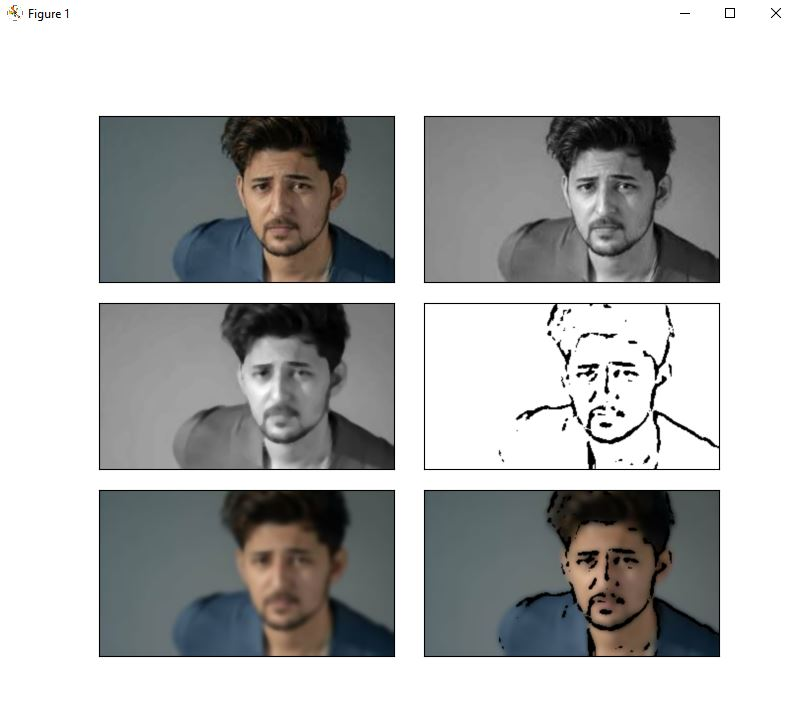
#> input picture Capture.JPG, 799 x 711 px
$ python -i cartoonify_image.py   (imports and definitions only)
#> lines starting #> are read from the running program, lines starting #| are printed output that depends on the picture; after the words box and inside, x2 and y2 are one past the last pixel; in counts of white or black regions, pixels touching at a corner belong together
import os
import sys
import tkinter as tk
from tkinter import *
from tkinter import filedialog

import cv2  # for image processing
import easygui  # to open the filebox
import imageio  # to read image stored at particular path
import matplotlib.pyplot as plt
import numpy as np  # to store image
from PIL import Image, ImageTk

# [4 lines not run here, left out]
# [1 line that did not run here, left out]

def upload():
    ImagePath=easygui.fileopenbox()
    cartoonify(ImagePath)


def cartoonify(ImagePath):
    # read the image
#> called with ImagePath = 'Capture.JPG'
    originalmage = cv2.imread(ImagePath)
#> originalmage is the input picture: shape (711, 799, 3); mean B, G, R 183.8, 184.1, 183.4
    originalmage = cv2.cvtColor(originalmage, cv2.COLOR_BGR2RGB)
    #print(image)  # image is stored in form of numbers

    # confirm that image is chosen
    if originalmage is None:
        print("Can not find any image. Choose appropriate file")
        sys.exit()

    ReSized1 = cv2.resize(originalmage, (960, 540))
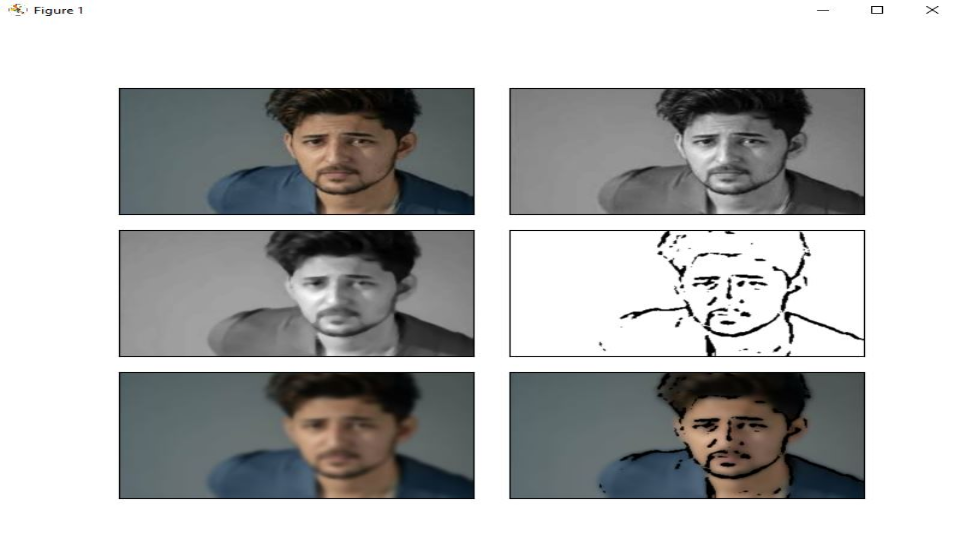
#> ReSized1: shape (540, 960, 3); mean R, G, B 183.1, 183.8, 183.5
    #plt.imshow(ReSized1, cmap='gray')


    #converting an image to grayscale
    grayScaleImage= cv2.cvtColor(originalmage, cv2.COLOR_BGR2GRAY)
    ReSized2 = cv2.resize(grayScaleImage, (960, 540))
    #plt.imshow(ReSized2, cmap='gray')


    #applying median blur to smoothen an image
    smoothGrayScale = cv2.medianBlur(grayScaleImage, 5)
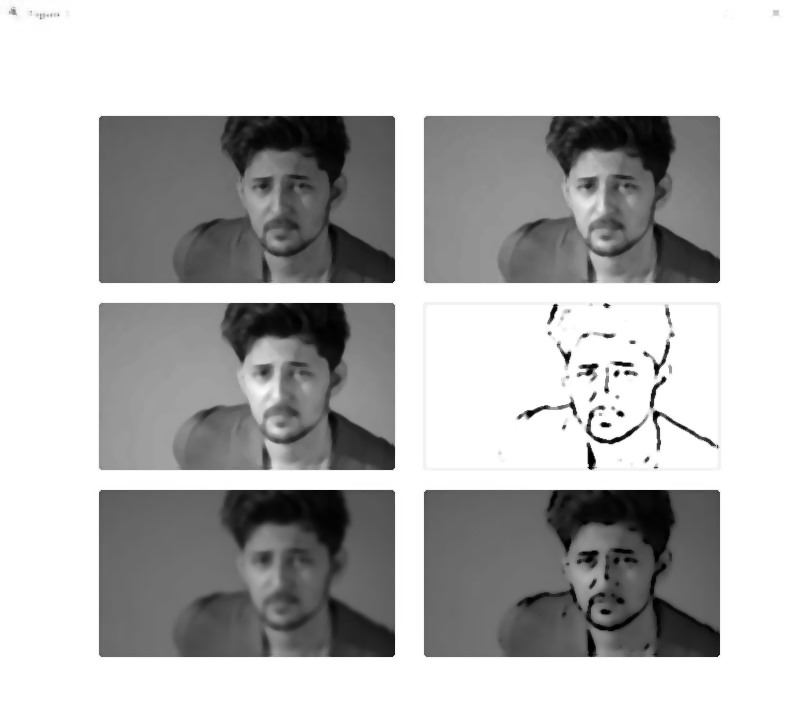
#> smoothGrayScale: shape (711, 799); min 0, max 255, mean 185.6
    ReSized3 = cv2.resize(smoothGrayScale, (960, 540))
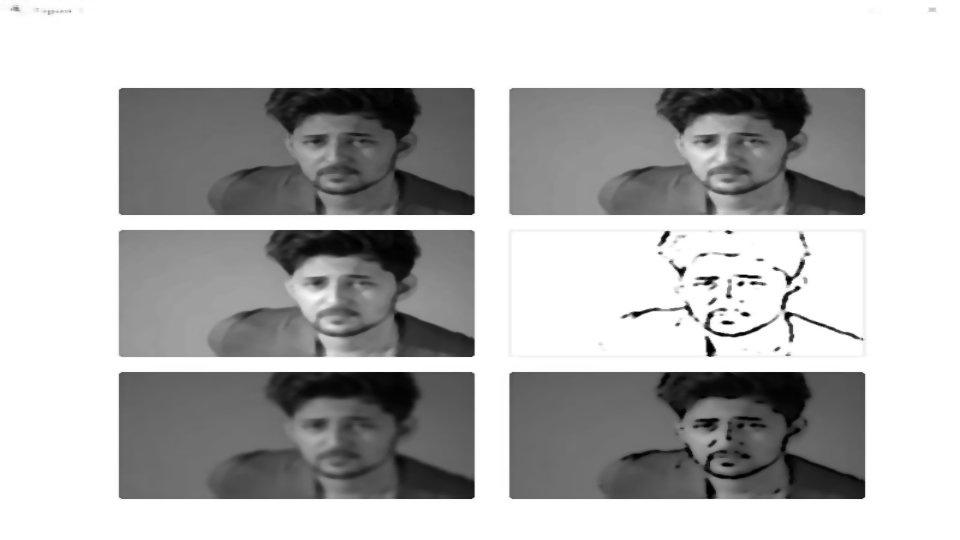
#> ReSized3: shape (540, 960); min 0, max 255, mean 185.4
    #plt.imshow(ReSized3, cmap='gray')

    #retrieving the edges for cartoon effect
    #by using thresholding technique
    getEdge = cv2.adaptiveThreshold(smoothGrayScale, 255,
        cv2.ADAPTIVE_THRESH_MEAN_C,
        cv2.THRESH_BINARY, 9, 9)
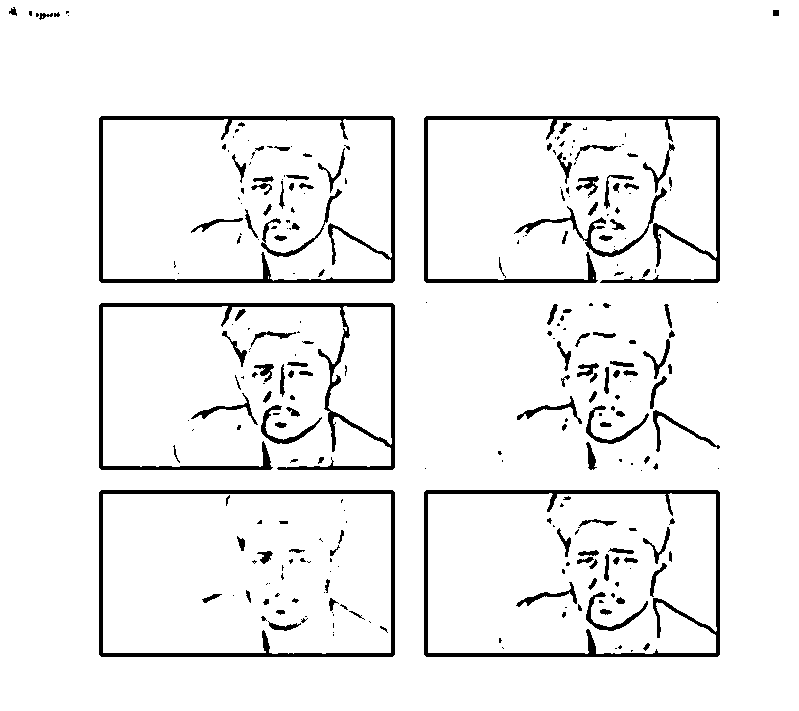
#> getEdge: shape (711, 799); 94% white; 276 black regions (141 under 20 px), largest, box (x1, y1, x2, y2) and area: (99, 303, 395, 470) 4713, (424, 116, 720, 283) 4275, (424, 490, 720, 657) 4253

    ReSized4 = cv2.resize(getEdge, (960, 540))
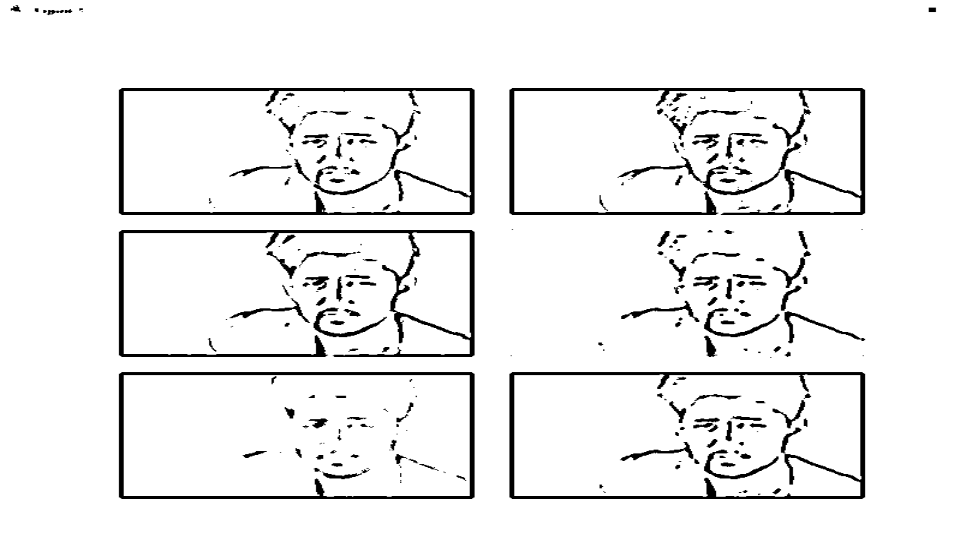
#> ReSized4: shape (540, 960); min 0, max 255, mean 239.7
    #plt.imshow(ReSized4, cmap='gray')

    #applying bilateral filter to remove noise
    #and keep edge sharp as required
    colorImage = cv2.bilateralFilter(originalmage, 9, 300, 300)
    ReSized5 = cv2.resize(colorImage, (960, 540))
    #plt.imshow(ReSized5, cmap='gray')


    #masking edged image with our "BEAUTIFY" image
    cartoonImage = cv2.bitwise_and(colorImage, colorImage, mask=getEdge)
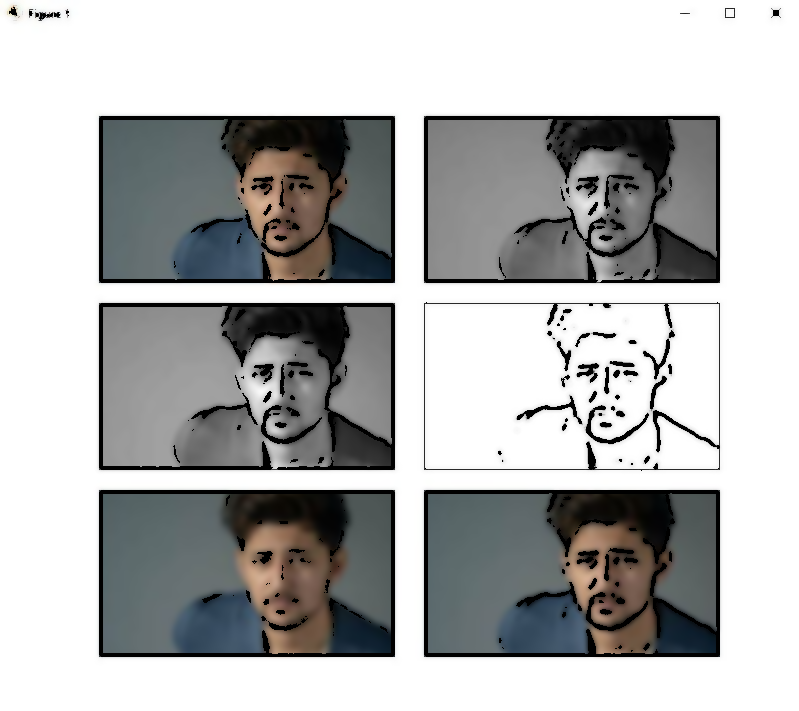
#> cartoonImage: shape (711, 799, 3); mean R, G, B 179.2, 179.8, 179.6

    ReSized6 = cv2.resize(cartoonImage, (960, 540))
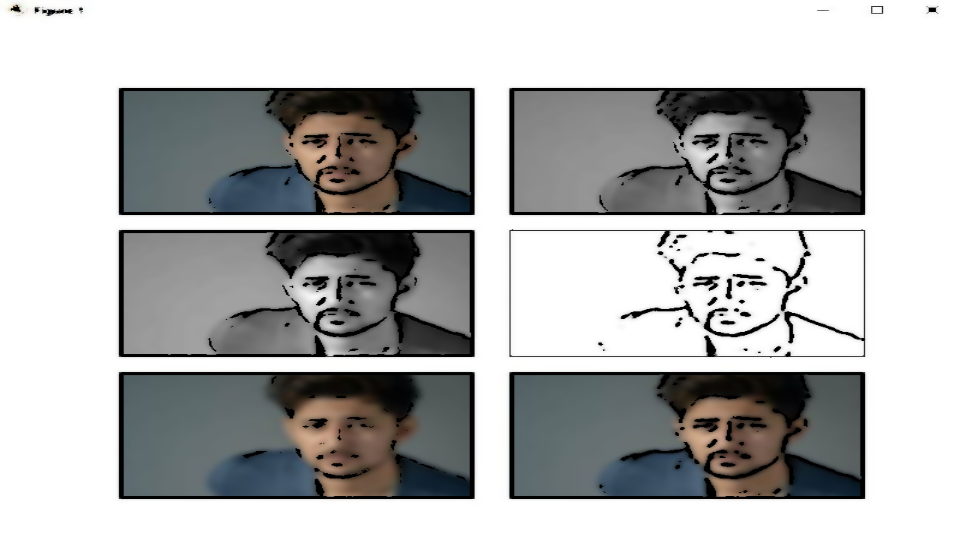
#> ReSized6: shape (540, 960, 3); mean R, G, B 179, 179.7, 179.4
    #plt.imshow(ReSized6, cmap='gray')

    # Plotting the whole transition
    images=[ReSized1, ReSized2, ReSized3, ReSized4, ReSized5, ReSized6]

    fig, axes = plt.subplots(3,2, figsize=(8,8), subplot_kw={'xticks':[], 'yticks':[]}, gridspec_kw=dict(hspace=0.1, wspace=0.1))
    for i, ax in enumerate(axes.flat):
        ax.imshow(images[i], cmap='gray')

#> (the run stopped early here; a loop or call above may not have finished)
